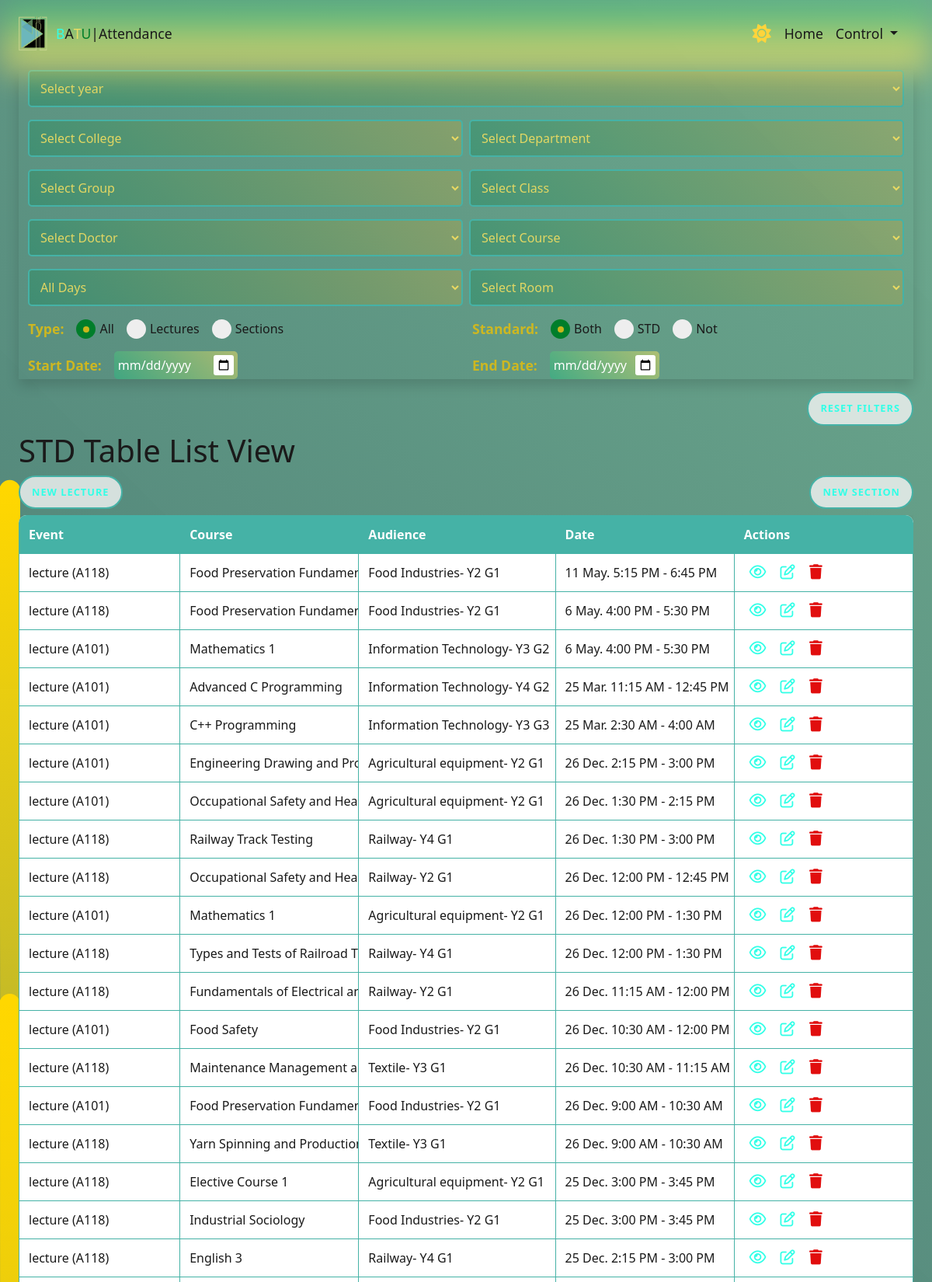
The page / (upper part) on the database its author committed.
### attend/models.py (models this page shows, shortened)
class Lecture(models.Model):
    slug = models.SlugField(unique=True, blank=True)
    DepCourse = models.ForeignKey(DepCourse, on_delete=models.CASCADE, related_name="lectures")
    doctor = models.ForeignKey(Doctor, on_delete=models.CASCADE, related_name="lectures", limit_choices_to={'is_doctor': True})
    group = models.ForeignKey(Group, on_delete=models.CASCADE, related_name="lectures")
    room = models.ForeignKey(Room, on_delete=models.CASCADE, related_name="lectures")
    date = models.DateTimeField()
    end_date = models.DateTimeField(blank=True, null=True)
    is_std = models.BooleanField(default=False)
    is_active = models.BooleanField(default=False)
    is_done = models.BooleanField(default=False)
    def get_url(self, url):
        urls = {
            'detail': reverse('attend:lecture_detail', kwargs={'slug': self.slug}),
            'ativate': reverse('attend:lecture_ativate', kwargs={'slug': self.slug}),
            'update': reverse('attend:lecture_update', kwargs={'slug': self.slug}),
            'delete': reverse('attend:lecture_delete', kwargs={'slug': self.slug}),
            }
        return urls.get(url)

class Room(models.Model):
    name = models.CharField(max_length=64, unique=True)
    ip = models.CharField(max_length=64, blank=True, null=True)

class DepCourse(models.Model):
    course = models.ForeignKey(Course, on_delete=models.CASCADE, related_name="depcourses")
    department = models.ForeignKey(Department, on_delete=models.CASCADE, related_name="depcourses")
    academic_year = models.SmallIntegerField(null=True)
    class Meta:
        constraints = [
            models.UniqueConstraint(fields=['course', 'department', 'academic_year'], name='unique_dep_course_year')
        ]

class Course(models.Model):
    name = models.CharField(max_length=64, unique=True)
    doctors = models.ManyToManyField(Doctor,blank=True)
    duration = models.DurationField(default=timedelta(minutes=90))

class Group(models.Model):
    number = models.PositiveSmallIntegerField()
    department = models.ForeignKey(Department, on_delete=models.CASCADE, related_name="groups")
    dofaa = models.ForeignKey(Dofaa, on_delete=models.CASCADE, related_name="groups")

class Department(models.Model):
    name = models.CharField(max_length=64)
    college = models.ForeignKey(College, on_delete=models.CASCADE, related_name="departments")
    def __str__(self):
        return self.name

class Dofaa(models.Model):
    year = models.PositiveSmallIntegerField()
    academic_year = models.SmallIntegerField(default=1)
    is_done = models.BooleanField(default=False)

### attend/views.py (the view)
# urls.py: path('', views.TableListView.as_view(), name='TableListView'),
class TableListView(ListView, EventFilterMixin):
    template_name = 'events/table.html'
    context_object_name = 'events'
    paginate_by = 50
    required_role = [1, 2, 3]
    redirect_url = 'attend:login'
    def get_queryset(self):
        params = dict(self.request.GET)
        self.events = self.filter_events(params)
        return self.events
    def get_filter_options(self, queryset, field, sort_field=None):
        items = {getattr(event, field, None) for event in queryset if getattr(event, field, None)}
        if sort_field:
            return sorted(items, key=lambda x: getattr(x, sort_field), reverse=True)
        return items
    def get_context_data(self, **kwargs):
        context = super().get_context_data(**kwargs)
        events = self.events
        context.update({
            "colleges": College.objects.all().order_by('name'),
            "departments": Department.objects.all().order_by('name'),
            "years": Dofaa.objects.filter(is_done=False).order_by('academic_year').values_list('academic_year', flat=True),
        })
        context.update({
            "groups": self.get_filter_options(events, 'group'),
            "classes": self.get_filter_options(events, 'classs'),
            "courses": self.get_filter_options(self.get_filter_options(events, 'DepCourse'), 'course'),
            "doctors": self.get_filter_options(events, 'doctor'),
            "rooms": Room.objects.filter(Q(lectures__isnull=False) | Q(sections__isnull=False)).distinct(),
        })
        context.update(self.get_date_ranges())
        query_params = self.request.GET.copy()
        query_params.pop('page', None)
        context['query_params'] = query_params.urlencode()
        return context
    def get_date_ranges(self):
        lecture_dates = Lecture.objects.aggregate(
            most_recent=Max('date'),
            earliest=Min('date')
        )
        section_dates = Section.objects.aggregate(
            most_recent=Max('date'),
            earliest=Min('date')
        )
        try:
            start_date = min(filter(None, [lecture_dates['earliest'], section_dates['earliest']]))
            end_date = max(filter(None, [lecture_dates['most_recent'], section_dates['most_recent']]))
            start_date = parser.parse(str(start_date))
            end_date = parser.parse(str(end_date))
            formatted_start_date = start_date.strftime("%Y-%m-%d")
            formatted_end_date = end_date.strftime("%Y-%m-%d")
            return {
                "start_date": formatted_start_date,
                "end_date": formatted_end_date,
            }
        except:
            return {
                "start_date": None,
                "end_date": None,
            }

### attend/templatetags/custom_filters.py (called while the page is built)
@register.filter
def classname(value):
    return value.__class__.__name__

@register.filter
def event_year(value):
    current_year = timezone.localtime().year
    return current_year - value.group.dofaa.year + 1

@register.filter
def get_url(event, url_name):
    return event.get_url(url_name)

### attend/templates/events/table.html (shortened to what this page needs)
{% extends "attend/layout.html" %}
{% load static %}
{% load custom_filters %}
{% block content %}
  <div class="filters_container container mb-3 mx-0 px-4 mw-100 shadow">
    <div class="row gap-2">
      <select class="col" id="filter-year">
        <option value="">Select year</option>
      </select>
    </div>
    <div class="row gap-2">
      <select class="col" id="filter-college">
        <option value="">Select College</option>
      </select>
      <select class="col" id="filter-department">
        <option value="">Select Department</option>
      </select>
    </div>
    <div class="row gap-2">
      <select class="col" id="filter-group">
        <option value="">Select Group</option>
      </select>
      <select class="col" id="filter-class">
        <option value="">Select Class</option>
      </select>
    </div>
    <div class="row gap-2">
      <select class="col" id="filter-doctor">
        <option value="">Select Doctor</option>
      </select>
      <select class="col" id="filter-course">
        <option value="">Select Course</option>
      </select>
    </div>
    <div class="row gap-2">
      <select id="filter-day" class="col">
        <option value="">All Days</option>
      </select>
      <select class="col" id="filter-room">
        <option value="">Select Room</option>
      </select>
    </div>
    <div class="row gap-3">
      <div class="col d-flex flex-row justify-content-start gap-3 align-items-center p-0">
        <p class="radio_btn_p">Type:</p>
        <label class="radio_btn_container">All
          <span class="checkmark"></span>
        </label>
        <label class="radio_btn_container">Lectures
          <span class="checkmark"></span>
        </label>
        <label class="radio_btn_container">Sections
          <span class="checkmark"></span>
        </label>
      </div>
      <div class="col d-flex flex-row justify-content-start gap-3 align-items-center p-0">
        <p class="radio_btn_p">Standard:</p>
        <label class="radio_btn_container">Both
          <span class="checkmark"></span>
        </label>
        <label class="radio_btn_container">STD
          <span class="checkmark"></span>
        </label>
        <label class="radio_btn_container">Not
          <span class="checkmark"></span>
        </label>
      </div>
    </div>
    <div class="row gap-3">
      <div class="col d-flex flex-row justify-content-start gap-3 align-items-center p-0">
        <label class="filter_date_label" for="filter-start-date">Start Date:</label>
        <input type="date" id="filter-start-date" name="start_date" min="{{start_date}}">
      </div>
      <div class="col d-flex flex-row justify-content-start gap-3 align-items-center p-0">
        <label class="filter_date_label" for="filter-end-date">End Date:</label>
        <input type="date" id="filter-end-date" name="end_date" max="{{end_date}}">
      </div>
    </div>
  </div>
  <div class="d-flex justify-content-end w-100 mb-2">
    <button class="button btn-outline " id="reset-filters" type="button">Reset Filters</button>
  </div>
  <h1>STD Table List View</h1>
    <div class="d-flex justify-content-between w-100 mb-2">
      <a type="button" class="button btn-outline " href="{% url 'attend:lecture_create' %}">New Lecture</a>
      <a type="button" class="button btn-outline " href="{% url 'attend:section_create' %}">New Section</a>
    </div>
    <section class="responsive-table">
      <div class="responsive-table-container">
        <table>
          <thead>
            <tr>
              <th>Event</th>
              <th>Course</th>
              <th>Audience</th>
              <th>Date</th>
              <th>Actions</th>
            </tr>
          </thead>
          <tbody>
            {% for event in events %}
            <tr>
              <td>{% if event|classname == 'Lecture' %} lecture {% else %} section {% endif %} ({{ event.room.name }})</td>
              <td>{{ event.DepCourse.course.name }}</td>
              <td>
                {{ event.group.department }}-
                Y{{ event|event_year }}
                G{{ event.group.number }}
              </td>
              <td>{{ event.date|date:"j M." }} {{ event.date|date:"g:i A" }} - {{ event.end_date|date:"g:i A" }}</td>
              <td>
                <a href="{{ event|get_url:'detail' }}" class="crud-btn read-btn"><i class="fa-regular fa-eye"></i></a>
                <a href="{{ event|get_url:'update' }}" class="crud-btn update-btn"><i class="fa-regular fa-pen-to-square"></i></a>
                <a href="{{ event|get_url:'delete' }}" class="crud-btn delete-btn"><i class="fa-solid fa-trash"></i></a>
              </td>
            </tr>
            {% empty %}
            <tr>
              <td class="text-center" colspan="5">No events to represent</td>
            </tr>
            {% endfor %}
          </tbody>
        </table>
      </div>
    </section>
{% endblock %}

### rows shown on the page
Lecture: shows "lecture", room.name "A118", DepCourse.course.name "Food Preservation…", group.department "Food Industries", group.year "2", group.number "1", date "11 May.", date "5:15 PM", end_date "6:45 PM"
Lecture: shows "lecture", room.name "A118", DepCourse.course.name "Food Preservation…", group.department "Food Industries", group.year "2", group.number "1", date "6 May.", date "4:00 PM", end_date "5:30 PM"
Lecture: shows "lecture", room.name "A101", DepCourse.course.name "Mathematics 1", group.department "Information Technology", group.year "3", group.number "2", date "6 May.", date "4:00 PM", end_date "5:30 PM"
Lecture: shows "lecture", room.name "A101", DepCourse.course.name "Advanced C Programming", group.department "Information Technology", group.year "4", group.number "2", date "25 Mar.", date "11:15 AM", end_date "12:45 PM"
Lecture: shows "lecture", room.name "A101", DepCourse.course.name "C++ Programming", group.department "Information Technology", group.year "3", group.number "3", date "25 Mar.", date "2:30 AM", end_date "4:00 AM"
Lecture: shows "lecture", room.name "A101", DepCourse.course.name "Engineering Drawing and…", group.department "Agricultural equipment", group.year "2", group.number "1", date "26 Dec.", date "2:15 PM", end_date "3:00 PM"
Lecture: shows "lecture", room.name "A101", DepCourse.course.name "Occupational Safety and…", group.department "Agricultural equipment", group.year "2", group.number "1", date "26 Dec.", date "1:30 PM", end_date "2:15 PM"
Lecture: shows "lecture", room.name "A118", DepCourse.course.name "Railway Track Testing", group.department "Railway", group.year "4", group.number "1", date "26 Dec.", date "1:30 PM", end_date "3:00 PM"
Lecture: shows "lecture", room.name "A118", DepCourse.course.name "Occupational Safety and…", group.department "Railway", group.year "2", group.number "1", date "26 Dec.", date "12:00 PM", end_date "12:45 PM"
Lecture: shows "lecture", room.name "A101", DepCourse.course.name "Mathematics 1", group.department "Agricultural equipment", group.year "2", group.number "1", date "26 Dec.", date "12:00 PM", end_date "1:30 PM"
Lecture: shows "lecture", room.name "A118", DepCourse.course.name "Types and Tests of Railroad…", group.department "Railway", group.year "4", group.number "1", date "26 Dec.", date "12:00 PM", end_date "1:30 PM"
Lecture: shows "lecture", room.name "A118", DepCourse.course.name "Fundamentals of Electrical…", group.department "Railway", group.year "2", group.number "1", date "26 Dec.", date "11:15 AM", end_date "12:00 PM"
Lecture: shows "lecture", room.name "A101", DepCourse.course.name "Food Safety", group.department "Food Industries", group.year "2", group.number "1", date "26 Dec.", date "10:30 AM", end_date "12:00 PM"
Lecture: shows "lecture", room.name "A118", DepCourse.course.name "Maintenance Management…", group.department "Textile", group.year "3", group.number "1", date "26 Dec.", date "10:30 AM", end_date "11:15 AM"
Lecture: shows "lecture", room.name "A101", DepCourse.course.name "Food Preservation…", group.department "Food Industries", group.year "2", group.number "1", date "26 Dec.", date "9:00 AM", end_date "10:30 AM"
Lecture: shows "lecture", room.name "A118", DepCourse.course.name "Yarn Spinning and…", group.department "Textile", group.year "3", group.number "1", date "26 Dec.", date "9:00 AM", end_date "10:30 AM"
Lecture: shows "lecture", room.name "A118", DepCourse.course.name "Elective Course 1", group.department "Agricultural equipment", group.year "2", group.number "1", date "25 Dec.", date "3:00 PM", end_date "3:45 PM"
Lecture: shows "lecture", room.name "A118", DepCourse.course.name "Industrial Sociology", group.department "Food Industries", group.year "2", group.number "1", date "25 Dec.", date "3:00 PM", end_date "3:45 PM"
Lecture: shows "lecture", room.name "A118", DepCourse.course.name "English 3", group.department "Railway", group.year "4", group.number "1", date "25 Dec.", date "2:15 PM", end_date "3:00 PM"
